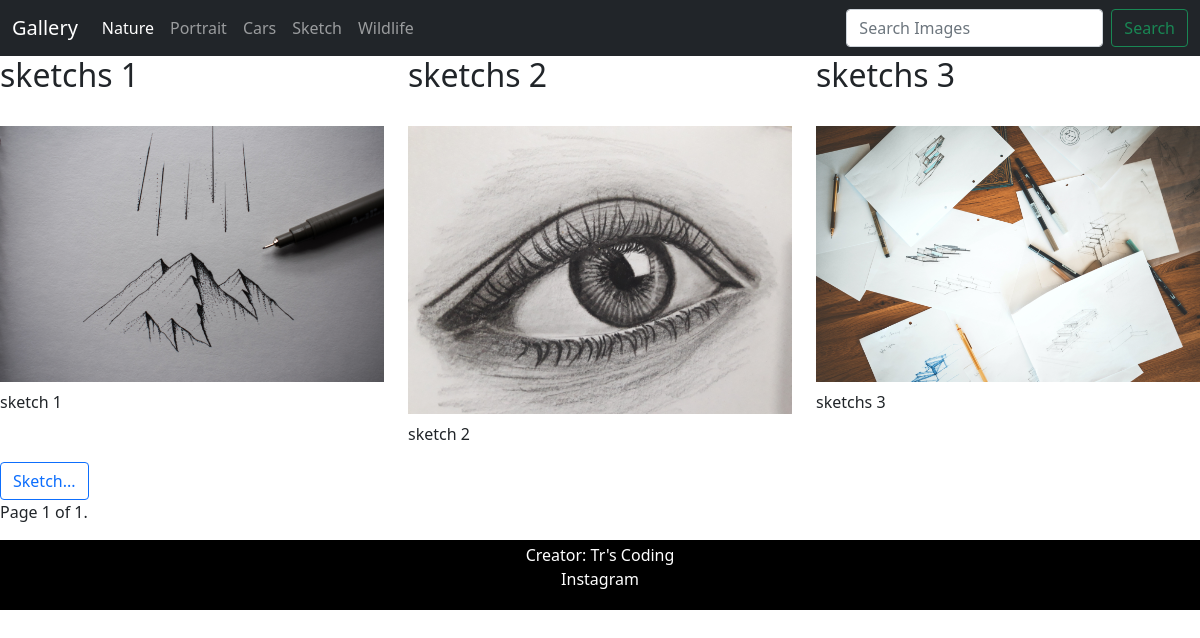
The page /sketch/ on the database its author committed.
### Application/models.py (models this page shows, shortened)
class Sketch(models.Model):
	title = models.CharField(max_length = 100)
	images = models.ImageField(upload_to = 'Application/Sketch')
	description = models.TextField()

### Application/views.py (the view, shortened to what this page needs)
# urls.py: path('sketch/', views.sketch, name = 'sketch'),
def sketch(request):
	sketch = Sketch.objects.all()
	paginator = Paginator(sketch, 8)
	pageNumber = request.GET.get('page')
	pageObj = paginator.get_page(pageNumber)
	if request.method == 'GET':
		return render(request, 'Application/sketch.html', {'pageObj': pageObj, 'form':SketchModel()})

### Application/form.py
class SketchModel(forms.ModelForm):
	class Meta:
		model = Sketch
		fields = '__all__'
		widgets = {
			'title' : forms.TextInput(attrs = {'class' : 'form-control', 'id': 'titleId', 'placeholder': 'A Sweet Name'}),
			'description': forms.Textarea(attrs={'cols': 80, 'rows': 3, 'id': 'descriptionId', 'class' : 'form-control', 'placeholder': 'About This Images'}),
		}

### Application/templates/Application/sketch.html (shortened to what this page needs)
{% extends 'Application/basic.html' %}
	{% block content %}
	{% load static %}
<div class = "row">
	{% for value in pageObj %}
	<div class = "col-lg-4 col-md-6">
		<h2>{{value.title}}</h2><br>
		<a href= "{% url 'sketchImages' value.id %}">
		<img src = "{{value.images.url}}" class ="img-fluid mb-2" >
		</a>
		<p>{{value.description|striptags|truncatechars:100}}</p>
	</div>
	{% endfor %}
	</div>
	<button type="button" class="btn btn-outline-primary" data-bs-toggle="modal" data-bs-target="#exampleModal" data-bs-whatever="@getbootstrap">Sketch...</button>
	<nav aria-label="..." style="margin-left: auto;">
                    <span class="current">
            Page {{ pageObj.number }} of {{ pageObj.paginator.num_pages }}.
        </span>
	</nav>
	{% endblock %}

### Application/templates/Application/basic.html (shortened to what this page needs)
<!DOCTYPE html>
{% load static %}
<html lang="en">
<head>
	<link rel="stylesheet" href="{% static 'Application/CSS/Style.css'%}">
	<link rel="stylesheet" href="{% static 'Application/CSS/bootstrap.css'%}">
</head>
<body>
	<nav class="navbar navbar-expand-lg navbar-dark bg-dark">
  <div class="container-fluid">
     <a class="navbar-brand" href="{% url 'index' %}">Gallery</a>
    <div class="collapse navbar-collapse" id="navbarSupportedContent">
      <ul class="navbar-nav me-auto mb-2 mb-lg-0">
        <li class="nav-item">
          <a class="nav-link active" aria-current="page" href="{% url 'nature' %}">Nature</a>
        </li>
      <li class="nav-item">
          <a class="nav-link" href="{% url 'portrait' %}">Portrait</a>
        </li>
        <li class="nav-item">
          <a class="nav-link" href="{% url 'cars' %}">Cars</a>
        </li>
      <li class="nav-item">
          <a class="nav-link" href="{% url 'sketch' %}">Sketch</a>
        </li>
      <li class="nav-item">
          <a class="nav-link" href="{% url 'wildlife' %}">Wildlife</a>
        </li>
      </ul>
      <form class="d-flex" method = "get" action = "/search">
        <input class="form-control me-2" type="search" placeholder="Search Images" aria-label="Search" name = "search" id = "search ">
        <button class="btn btn-outline-success" type="submit">Search</button>
      </form>
    </div>
  </div>
</nav>
	{% block content %} {% endblock %}
</body>
<footer>
		<p>Creator: Tr's Coding<br>
		<a href="https://www.instagram.com/tmkmohit/">Instagram</a></p>
	</footer>
</html>

### Application/static/Application/CSS/Style.css (style rules this page uses)
a { color: #fff; text-decoration: none; }
footer { text-align: center; padding: 3px; background-color: Black; color: white; }
footer a { color: #fff; text-decoration: none; background-color: transparent; transition-duration: 0.2s; }

### rows shown on the page
Sketch: title "sketchs 1", images (picture), description "sketch 1"
Sketch: title "sketchs 2", images (picture), description "sketch 2"
Sketch: title "sketchs 3", images (picture), description "sketchs 3"

### other values the page prints
{{ pageObj.number }} "1"
{{ pageObj.paginator.num_pages }} "1"
